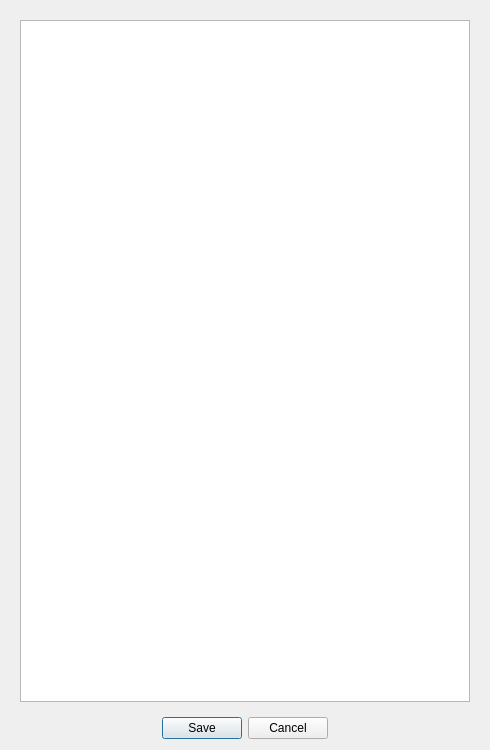
<?xml version="1.0" encoding="UTF-8"?>
<ui version="4.0">
 <class>Finalizacion</class>
 <widget class="QDialog" name="Finalizacion">
  <property name="geometry">
   <rect>
    <x>0</x>
    <y>0</y>
    <width>486</width>
    <height>750</height>
   </rect>
  </property>
  <property name="sizePolicy">
   <sizepolicy hsizetype="Fixed" vsizetype="Fixed">
    <horstretch>0</horstretch>
    <verstretch>0</verstretch>
   </sizepolicy>
  </property>
  <property name="minimumSize">
   <size>
    <width>0</width>
    <height>750</height>
   </size>
  </property>
  <property name="maximumSize">
   <size>
    <width>486</width>
    <height>750</height>
   </size>
  </property>
  <property name="windowTitle">
   <string>Dialog</string>
  </property>
  <layout class="QVBoxLayout" name="verticalLayout">
   <item>
    <widget class="QWidget" name="widget" native="true">
     <layout class="QVBoxLayout" name="verticalLayout_2">
      <item>
       <widget class="QPlainTextEdit" name="outDatos">
        <property name="minimumSize">
         <size>
          <width>450</width>
          <height>0</height>
         </size>
        </property>
        <property name="maximumSize">
         <size>
          <width>450</width>
          <height>16777215</height>
         </size>
        </property>
        <property name="readOnly">
         <bool>true</bool>
        </property>
       </widget>
      </item>
     </layout>
    </widget>
   </item>
   <item>
    <widget class="QDialogButtonBox" name="buttonBox">
     <property name="orientation">
      <enum>Qt::Horizontal</enum>
     </property>
     <property name="standardButtons">
      <set>QDialogButtonBox::Cancel|QDialogButtonBox::Save</set>
     </property>
     <property name="centerButtons">
      <bool>true</bool>
     </property>
    </widget>
   </item>
  </layout>
 </widget>
 <resources/>
 <connections>
  <connection>
   <sender>buttonBox</sender>
   <signal>accepted()</signal>
   <receiver>Finalizacion</receiver>
   <slot>accept()</slot>
   <hints>
    <hint type="sourcelabel">
     <x>248</x>
     <y>254</y>
    </hint>
    <hint type="destinationlabel">
     <x>157</x>
     <y>274</y>
    </hint>
   </hints>
  </connection>
  <connection>
   <sender>buttonBox</sender>
   <signal>rejected()</signal>
   <receiver>Finalizacion</receiver>
   <slot>reject()</slot>
   <hints>
    <hint type="sourcelabel">
     <x>316</x>
     <y>260</y>
    </hint>
    <hint type="destinationlabel">
     <x>286</x>
     <y>274</y>
    </hint>
   </hints>
  </connection>
 </connections>
</ui>
